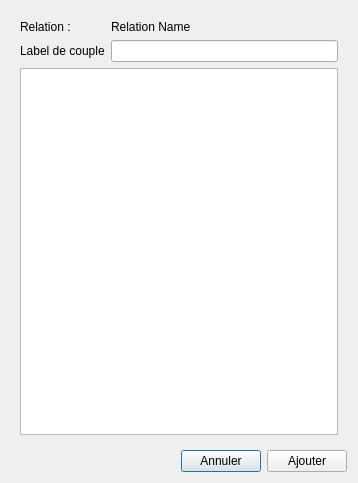
<?xml version="1.0" encoding="UTF-8"?>
<ui version="4.0">
 <class>AddCoupleDiag</class>
 <widget class="QDialog" name="AddCoupleDiag">
  <property name="geometry">
   <rect>
    <x>0</x>
    <y>0</y>
    <width>358</width>
    <height>483</height>
   </rect>
  </property>
  <property name="windowTitle">
   <string>Dialog</string>
  </property>
  <layout class="QVBoxLayout" name="verticalLayout">
   <item>
    <widget class="QWidget" name="widget" native="true">
     <layout class="QFormLayout" name="formLayout">
      <item row="0" column="0">
       <widget class="QLabel" name="label">
        <property name="text">
         <string>Relation : </string>
        </property>
       </widget>
      </item>
      <item row="0" column="1">
       <widget class="QLabel" name="relation_nameLabel">
        <property name="text">
         <string>Relation Name</string>
        </property>
       </widget>
      </item>
      <item row="1" column="0">
       <widget class="QLabel" name="label_3">
        <property name="text">
         <string>Label de couple</string>
        </property>
       </widget>
      </item>
      <item row="1" column="1">
       <widget class="QLineEdit" name="relation_coupleNameEdit"/>
      </item>
      <item row="2" column="0" colspan="2">
       <widget class="QListWidget" name="relation_noteList">
        <property name="minimumSize">
         <size>
          <width>0</width>
          <height>350</height>
         </size>
        </property>
       </widget>
      </item>
     </layout>
    </widget>
   </item>
   <item>
    <layout class="QHBoxLayout" name="horizontalLayout">
     <item>
      <spacer name="horizontalSpacer">
       <property name="orientation">
        <enum>Qt::Horizontal</enum>
       </property>
       <property name="sizeHint" stdset="0">
        <size>
         <width>78</width>
         <height>20</height>
        </size>
       </property>
      </spacer>
     </item>
     <item>
      <widget class="QPushButton" name="relation_cancelButton">
       <property name="text">
        <string>Annuler</string>
       </property>
      </widget>
     </item>
     <item>
      <widget class="QPushButton" name="relation_addCoupleButton">
       <property name="text">
        <string>Ajouter</string>
       </property>
      </widget>
     </item>
    </layout>
   </item>
  </layout>
 </widget>
 <resources/>
 <connections/>
</ui>
